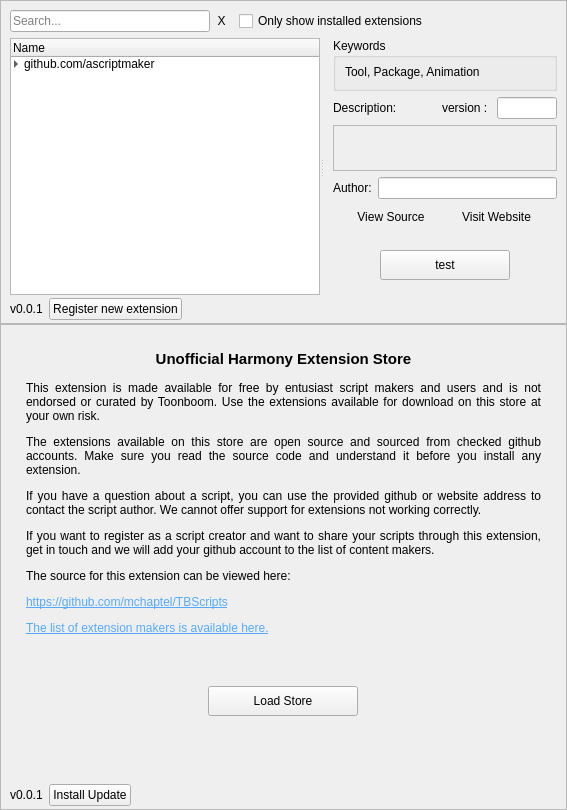
<?xml version="1.0" encoding="UTF-8"?>
<ui version="4.0">
 <class>Form</class>
 <widget class="QWidget" name="Form">
  <property name="geometry">
   <rect>
    <x>0</x>
    <y>0</y>
    <width>567</width>
    <height>810</height>
   </rect>
  </property>
  <property name="windowTitle">
   <string>Form</string>
  </property>
  <layout class="QVBoxLayout" name="verticalLayout">
   <property name="spacing">
    <number>0</number>
   </property>
   <property name="leftMargin">
    <number>0</number>
   </property>
   <property name="topMargin">
    <number>0</number>
   </property>
   <property name="rightMargin">
    <number>0</number>
   </property>
   <property name="bottomMargin">
    <number>0</number>
   </property>
   <item>
    <widget class="QFrame" name="storeFrame">
     <property name="frameShape">
      <enum>QFrame::StyledPanel</enum>
     </property>
     <property name="frameShadow">
      <enum>QFrame::Raised</enum>
     </property>
     <layout class="QVBoxLayout" name="verticalLayout_3">
      <property name="spacing">
       <number>0</number>
      </property>
      <property name="leftMargin">
       <number>0</number>
      </property>
      <property name="topMargin">
       <number>0</number>
      </property>
      <property name="rightMargin">
       <number>9</number>
      </property>
      <property name="bottomMargin">
       <number>0</number>
      </property>
      <item>
       <layout class="QHBoxLayout" name="horizontalLayout_2">
        <property name="spacing">
         <number>0</number>
        </property>
        <property name="leftMargin">
         <number>9</number>
        </property>
        <property name="topMargin">
         <number>9</number>
        </property>
        <property name="rightMargin">
         <number>9</number>
        </property>
        <property name="bottomMargin">
         <number>6</number>
        </property>
        <item>
         <widget class="QLineEdit" name="searchStore">
          <property name="sizePolicy">
           <sizepolicy hsizetype="Fixed" vsizetype="Maximum">
            <horstretch>1</horstretch>
            <verstretch>1</verstretch>
           </sizepolicy>
          </property>
          <property name="minimumSize">
           <size>
            <width>0</width>
            <height>0</height>
           </size>
          </property>
          <property name="maximumSize">
           <size>
            <width>200</width>
            <height>16777215</height>
           </size>
          </property>
          <property name="text">
           <string/>
          </property>
          <property name="placeholderText">
           <string>Search...</string>
          </property>
         </widget>
        </item>
        <item>
         <widget class="QToolButton" name="storeClearSearch">
          <property name="sizePolicy">
           <sizepolicy hsizetype="Maximum" vsizetype="Maximum">
            <horstretch>0</horstretch>
            <verstretch>1</verstretch>
           </sizepolicy>
          </property>
          <property name="maximumSize">
           <size>
            <width>23</width>
            <height>23</height>
           </size>
          </property>
          <property name="text">
           <string>X</string>
          </property>
          <property name="autoRaise">
           <bool>true</bool>
          </property>
         </widget>
        </item>
        <item>
         <spacer name="horizontalSpacer_2">
          <property name="orientation">
           <enum>Qt::Horizontal</enum>
          </property>
          <property name="sizeType">
           <enum>QSizePolicy::Maximum</enum>
          </property>
          <property name="sizeHint" stdset="0">
           <size>
            <width>6</width>
            <height>0</height>
           </size>
          </property>
         </spacer>
        </item>
        <item>
         <widget class="QCheckBox" name="showInstalledCheckbox">
          <property name="layoutDirection">
           <enum>Qt::LeftToRight</enum>
          </property>
          <property name="text">
           <string>Only show installed extensions</string>
          </property>
         </widget>
        </item>
       </layout>
      </item>
      <item>
       <spacer name="verticalSpacer_4">
        <property name="orientation">
         <enum>Qt::Vertical</enum>
        </property>
        <property name="sizeType">
         <enum>QSizePolicy::Fixed</enum>
        </property>
        <property name="sizeHint" stdset="0">
         <size>
          <width>0</width>
          <height>0</height>
         </size>
        </property>
       </spacer>
      </item>
      <item>
       <widget class="QSplitter" name="storeSplitter">
        <property name="sizePolicy">
         <sizepolicy hsizetype="Expanding" vsizetype="MinimumExpanding">
          <horstretch>0</horstretch>
          <verstretch>0</verstretch>
         </sizepolicy>
        </property>
        <property name="orientation">
         <enum>Qt::Horizontal</enum>
        </property>
        <property name="handleWidth">
         <number>4</number>
        </property>
        <widget class="QWidget" name="layoutWidget">
         <layout class="QVBoxLayout" name="verticalLayout_5">
          <property name="leftMargin">
           <number>9</number>
          </property>
          <item>
           <widget class="QTreeWidget" name="extensionsList">
            <property name="showDropIndicator" stdset="0">
             <bool>true</bool>
            </property>
            <property name="dragDropMode">
             <enum>QAbstractItemView::NoDragDrop</enum>
            </property>
            <property name="selectionMode">
             <enum>QAbstractItemView::ContiguousSelection</enum>
            </property>
            <property name="indentation">
             <number>10</number>
            </property>
            <property name="rootIsDecorated">
             <bool>true</bool>
            </property>
            <attribute name="headerDefaultSectionSize">
             <number>250</number>
            </attribute>
            <column>
             <property name="text">
              <string>Name</string>
             </property>
            </column>
            <column>
             <property name="text">
              <string/>
             </property>
            </column>
            <column>
             <property name="text">
              <string/>
             </property>
            </column>
            <item>
             <property name="text">
              <string>github.com/ascriptmaker</string>
             </property>
             <property name="text">
              <string/>
             </property>
             <property name="text">
              <string/>
             </property>
             <item>
              <property name="text">
               <string>script1</string>
              </property>
              <property name="text">
               <string>O</string>
              </property>
              <property name="text">
               <string/>
              </property>
             </item>
            </item>
           </widget>
          </item>
         </layout>
        </widget>
        <widget class="QWidget" name="layoutWidget">
         <layout class="QVBoxLayout" name="verticalLayout_2">
          <property name="leftMargin">
           <number>9</number>
          </property>
          <property name="rightMargin">
           <number>0</number>
          </property>
          <item>
           <widget class="QGroupBox" name="storeKeywordsGroup">
            <property name="minimumSize">
             <size>
              <width>0</width>
              <height>45</height>
             </size>
            </property>
            <property name="title">
             <string>Keywords</string>
            </property>
            <layout class="QHBoxLayout" name="horizontalLayout_4">
             <property name="leftMargin">
              <number>9</number>
             </property>
             <property name="topMargin">
              <number>4</number>
             </property>
             <property name="rightMargin">
              <number>6</number>
             </property>
             <property name="bottomMargin">
              <number>6</number>
             </property>
             <item>
              <widget class="QLabel" name="storeKeywordsLabel">
               <property name="minimumSize">
                <size>
                 <width>0</width>
                 <height>20</height>
                </size>
               </property>
               <property name="autoFillBackground">
                <bool>false</bool>
               </property>
               <property name="text">
                <string>Tool, Package, Animation</string>
               </property>
              </widget>
             </item>
            </layout>
           </widget>
          </item>
          <item>
           <layout class="QHBoxLayout" name="horizontalLayout_9">
            <item>
             <widget class="QLabel" name="label_2">
              <property name="text">
               <string>Description:</string>
              </property>
             </widget>
            </item>
            <item>
             <spacer name="horizontalSpacer">
              <property name="orientation">
               <enum>Qt::Horizontal</enum>
              </property>
              <property name="sizeHint" stdset="0">
               <size>
                <width>0</width>
                <height>20</height>
               </size>
              </property>
             </spacer>
            </item>
            <item>
             <widget class="QLabel" name="label_13">
              <property name="text">
               <string>version : </string>
              </property>
             </widget>
            </item>
            <item>
             <widget class="QLineEdit" name="versionStoreLabel">
              <property name="sizePolicy">
               <sizepolicy hsizetype="Preferred" vsizetype="Fixed">
                <horstretch>1</horstretch>
                <verstretch>0</verstretch>
               </sizepolicy>
              </property>
              <property name="maximumSize">
               <size>
                <width>60</width>
                <height>16777215</height>
               </size>
              </property>
              <property name="layoutDirection">
               <enum>Qt::RightToLeft</enum>
              </property>
              <property name="alignment">
               <set>Qt::AlignRight|Qt::AlignTrailing|Qt::AlignVCenter</set>
              </property>
              <property name="readOnly">
               <bool>true</bool>
              </property>
             </widget>
            </item>
           </layout>
          </item>
          <item>
           <widget class="QFrame" name="webContent">
            <property name="sizePolicy">
             <sizepolicy hsizetype="Preferred" vsizetype="MinimumExpanding">
              <horstretch>0</horstretch>
              <verstretch>0</verstretch>
             </sizepolicy>
            </property>
            <property name="frameShape">
             <enum>QFrame::StyledPanel</enum>
            </property>
            <property name="frameShadow">
             <enum>QFrame::Sunken</enum>
            </property>
           </widget>
          </item>
          <item>
           <layout class="QHBoxLayout" name="horizontalLayout_12" stretch="0,1">
            <item>
             <widget class="QLabel" name="label_6">
              <property name="sizePolicy">
               <sizepolicy hsizetype="Preferred" vsizetype="Maximum">
                <horstretch>0</horstretch>
                <verstretch>1</verstretch>
               </sizepolicy>
              </property>
              <property name="text">
               <string>Author:</string>
              </property>
             </widget>
            </item>
            <item>
             <widget class="QLineEdit" name="authorStoreLabel">
              <property name="sizePolicy">
               <sizepolicy hsizetype="Expanding" vsizetype="Maximum">
                <horstretch>0</horstretch>
                <verstretch>1</verstretch>
               </sizepolicy>
              </property>
              <property name="alignment">
               <set>Qt::AlignRight|Qt::AlignTrailing|Qt::AlignVCenter</set>
              </property>
              <property name="readOnly">
               <bool>true</bool>
              </property>
             </widget>
            </item>
           </layout>
          </item>
          <item>
           <layout class="QHBoxLayout" name="horizontalLayout" stretch="0,0">
            <item>
             <widget class="QToolButton" name="sourceButton">
              <property name="sizePolicy">
               <sizepolicy hsizetype="Fixed" vsizetype="Fixed">
                <horstretch>0</horstretch>
                <verstretch>1</verstretch>
               </sizepolicy>
              </property>
              <property name="minimumSize">
               <size>
                <width>0</width>
                <height>24</height>
               </size>
              </property>
              <property name="maximumSize">
               <size>
                <width>16777215</width>
                <height>24</height>
               </size>
              </property>
              <property name="text">
               <string>View Source</string>
              </property>
              <property name="toolButtonStyle">
               <enum>Qt::ToolButtonTextBesideIcon</enum>
              </property>
              <property name="autoRaise">
               <bool>true</bool>
              </property>
             </widget>
            </item>
            <item>
             <widget class="QToolButton" name="websiteButton">
              <property name="sizePolicy">
               <sizepolicy hsizetype="Fixed" vsizetype="Fixed">
                <horstretch>0</horstretch>
                <verstretch>1</verstretch>
               </sizepolicy>
              </property>
              <property name="minimumSize">
               <size>
                <width>0</width>
                <height>24</height>
               </size>
              </property>
              <property name="text">
               <string>Visit Website</string>
              </property>
              <property name="checkable">
               <bool>false</bool>
              </property>
              <property name="popupMode">
               <enum>QToolButton::DelayedPopup</enum>
              </property>
              <property name="toolButtonStyle">
               <enum>Qt::ToolButtonTextBesideIcon</enum>
              </property>
              <property name="autoRaise">
               <bool>true</bool>
              </property>
             </widget>
            </item>
           </layout>
          </item>
          <item>
           <layout class="QHBoxLayout" name="horizontalLayout_10">
            <property name="topMargin">
             <number>15</number>
            </property>
            <property name="bottomMargin">
             <number>15</number>
            </property>
            <item>
             <widget class="QToolButton" name="installButton">
              <property name="minimumSize">
               <size>
                <width>80</width>
                <height>30</height>
               </size>
              </property>
              <property name="maximumSize">
               <size>
                <width>130</width>
                <height>16777215</height>
               </size>
              </property>
              <property name="text">
               <string>test</string>
              </property>
              <property name="autoRaise">
               <bool>false</bool>
              </property>
             </widget>
            </item>
           </layout>
          </item>
         </layout>
        </widget>
       </widget>
      </item>
      <item>
       <layout class="QHBoxLayout" name="horizontalLayout_11">
        <property name="spacing">
         <number>0</number>
        </property>
        <property name="leftMargin">
         <number>9</number>
        </property>
        <property name="topMargin">
         <number>3</number>
        </property>
        <property name="rightMargin">
         <number>9</number>
        </property>
        <property name="bottomMargin">
         <number>3</number>
        </property>
        <item>
         <widget class="QLabel" name="storeVersionLabel">
          <property name="text">
           <string>v0.0.1</string>
          </property>
         </widget>
        </item>
        <item>
         <spacer name="horizontalSpacer_5">
          <property name="orientation">
           <enum>Qt::Horizontal</enum>
          </property>
          <property name="sizeType">
           <enum>QSizePolicy::Fixed</enum>
          </property>
          <property name="sizeHint" stdset="0">
           <size>
            <width>6</width>
            <height>0</height>
           </size>
          </property>
         </spacer>
        </item>
        <item>
         <widget class="QPushButton" name="registerButton">
          <property name="text">
           <string>Register new extension</string>
          </property>
         </widget>
        </item>
        <item>
         <spacer name="horizontalSpacer_4">
          <property name="orientation">
           <enum>Qt::Horizontal</enum>
          </property>
          <property name="sizeType">
           <enum>QSizePolicy::Expanding</enum>
          </property>
          <property name="sizeHint" stdset="0">
           <size>
            <width>0</width>
            <height>0</height>
           </size>
          </property>
         </spacer>
        </item>
       </layout>
      </item>
     </layout>
    </widget>
   </item>
   <item>
    <widget class="QFrame" name="aboutFrame">
     <property name="frameShape">
      <enum>QFrame::StyledPanel</enum>
     </property>
     <property name="frameShadow">
      <enum>QFrame::Raised</enum>
     </property>
     <layout class="QVBoxLayout" name="verticalLayout_6">
      <property name="spacing">
       <number>0</number>
      </property>
      <property name="leftMargin">
       <number>0</number>
      </property>
      <property name="topMargin">
       <number>0</number>
      </property>
      <property name="rightMargin">
       <number>0</number>
      </property>
      <property name="bottomMargin">
       <number>0</number>
      </property>
      <item>
       <layout class="QVBoxLayout" name="verticalLayout_4">
        <property name="leftMargin">
         <number>25</number>
        </property>
        <property name="topMargin">
         <number>25</number>
        </property>
        <property name="rightMargin">
         <number>25</number>
        </property>
        <property name="bottomMargin">
         <number>25</number>
        </property>
        <item>
         <widget class="QLabel" name="label_11">
          <property name="sizePolicy">
           <sizepolicy hsizetype="Preferred" vsizetype="Maximum">
            <horstretch>0</horstretch>
            <verstretch>1</verstretch>
           </sizepolicy>
          </property>
          <property name="text">
           <string>&lt;html&gt;&lt;head/&gt;&lt;body&gt;&lt;p&gt;&lt;span style=&quot; font-size:11pt; font-weight:600;&quot;&gt;Unofficial Harmony Extension Store&lt;/span&gt;&lt;/p&gt;&lt;/body&gt;&lt;/html&gt;</string>
          </property>
          <property name="textFormat">
           <enum>Qt::RichText</enum>
          </property>
          <property name="alignment">
           <set>Qt::AlignCenter</set>
          </property>
         </widget>
        </item>
        <item>
         <spacer name="verticalSpacer">
          <property name="orientation">
           <enum>Qt::Vertical</enum>
          </property>
          <property name="sizeType">
           <enum>QSizePolicy::Fixed</enum>
          </property>
          <property name="sizeHint" stdset="0">
           <size>
            <width>20</width>
            <height>13</height>
           </size>
          </property>
         </spacer>
        </item>
        <item>
         <widget class="QLabel" name="label_3">
          <property name="sizePolicy">
           <sizepolicy hsizetype="Preferred" vsizetype="MinimumExpanding">
            <horstretch>0</horstretch>
            <verstretch>0</verstretch>
           </sizepolicy>
          </property>
          <property name="autoFillBackground">
           <bool>false</bool>
          </property>
          <property name="text">
           <string>&lt;html&gt;&lt;head/&gt;&lt;body&gt;&lt;p&gt;This extension is made available for free by entusiast script makers and users and is not endorsed or curated by Toonboom. Use the extensions available for download on this store at your own risk.&lt;/p&gt;&lt;p&gt;The extensions available on this store are open source and sourced from checked github accounts. Make sure you read the source code and understand it before you install any extension.&lt;/p&gt;&lt;p&gt;If you have a question about a script, you can use the provided github or website address to contact the script author. We cannot offer support for extensions not working correctly.&lt;/p&gt;&lt;p&gt;If you want to register as a script creator and want to share your scripts through this extension, get in touch and we will add your github account to the list of content makers.&lt;/p&gt;&lt;p&gt;The source for this extension can be viewed here: &lt;/p&gt;&lt;p&gt;&lt;a href=&quot;https://github.com/mchaptel/TBScripts/tree/master/ExtensionStore/packages/ExtensionStore&quot;&gt;&lt;span style=&quot; text-decoration: underline; color:#55aaff;&quot;&gt;https://github.com/mchaptel/TBScripts&lt;/span&gt;&lt;/a&gt;&lt;/p&gt;&lt;p&gt;&lt;a href=&quot;https://github.com/mchaptel/TBScripts/blob/master/ExtensionStore/packages/ExtensionStore/SELLERSLIST&quot;&gt;&lt;span style=&quot; text-decoration: underline; color:#55aaff;&quot;&gt;The list of extension makers is available here.&lt;/span&gt;&lt;/a&gt;&lt;br/&gt;&lt;/p&gt;&lt;/body&gt;&lt;/html&gt;</string>
          </property>
          <property name="textFormat">
           <enum>Qt::AutoText</enum>
          </property>
          <property name="alignment">
           <set>Qt::AlignJustify|Qt::AlignTop</set>
          </property>
          <property name="wordWrap">
           <bool>true</bool>
          </property>
          <property name="openExternalLinks">
           <bool>true</bool>
          </property>
         </widget>
        </item>
        <item>
         <spacer name="verticalSpacer_2">
          <property name="orientation">
           <enum>Qt::Vertical</enum>
          </property>
          <property name="sizeHint" stdset="0">
           <size>
            <width>17</width>
            <height>37</height>
           </size>
          </property>
         </spacer>
        </item>
        <item>
         <layout class="QHBoxLayout" name="horizontalLayout_5">
          <item>
           <widget class="QPushButton" name="loadStoreButton">
            <property name="minimumSize">
             <size>
              <width>80</width>
              <height>30</height>
             </size>
            </property>
            <property name="maximumSize">
             <size>
              <width>150</width>
              <height>16777215</height>
             </size>
            </property>
            <property name="text">
             <string>Load Store</string>
            </property>
           </widget>
          </item>
         </layout>
        </item>
        <item>
         <spacer name="verticalSpacer_3">
          <property name="orientation">
           <enum>Qt::Vertical</enum>
          </property>
          <property name="sizeHint" stdset="0">
           <size>
            <width>20</width>
            <height>40</height>
           </size>
          </property>
         </spacer>
        </item>
       </layout>
      </item>
      <item>
       <widget class="QWidget" name="updateRibbon" native="true">
        <property name="minimumSize">
         <size>
          <width>0</width>
          <height>0</height>
         </size>
        </property>
        <layout class="QHBoxLayout" name="horizontalLayout_3">
         <property name="leftMargin">
          <number>9</number>
         </property>
         <property name="topMargin">
          <number>3</number>
         </property>
         <property name="rightMargin">
          <number>9</number>
         </property>
         <property name="bottomMargin">
          <number>3</number>
         </property>
         <item>
          <widget class="QLabel" name="storeVersion">
           <property name="text">
            <string>v0.0.1</string>
           </property>
          </widget>
         </item>
         <item>
          <widget class="QPushButton" name="updateButton">
           <property name="sizePolicy">
            <sizepolicy hsizetype="Minimum" vsizetype="Fixed">
             <horstretch>0</horstretch>
             <verstretch>0</verstretch>
            </sizepolicy>
           </property>
           <property name="minimumSize">
            <size>
             <width>80</width>
             <height>0</height>
            </size>
           </property>
           <property name="maximumSize">
            <size>
             <width>200</width>
             <height>16777215</height>
            </size>
           </property>
           <property name="text">
            <string>Install Update</string>
           </property>
          </widget>
         </item>
         <item>
          <spacer name="horizontalSpacer_3">
           <property name="orientation">
            <enum>Qt::Horizontal</enum>
           </property>
           <property name="sizeHint" stdset="0">
            <size>
             <width>40</width>
             <height>20</height>
            </size>
           </property>
          </spacer>
         </item>
        </layout>
       </widget>
      </item>
     </layout>
    </widget>
   </item>
  </layout>
 </widget>
 <resources/>
 <connections/>
</ui>
